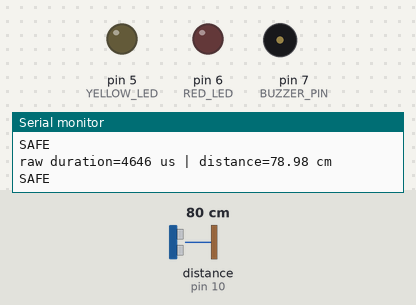
This sketch was run on a simulated Arduino Uno, built with avr-gcc and run on an emulated ATmega328P. Parts: output pins drawn as LEDs (lit = HIGH), buzzer (waves = sounding), the last lines printed to the serial monitor. Wiring (inferred from the names in the program): ultrasonic range finder: trigger pin 9; echo pin 10. Inputs (shaded band) come from the test bench; at power-on: distance to the obstacle (sensor on pin 10) 80 cm. The echo pulse lasts 58.3 µs per cm; pins used as bus, display or sensor lines are not drawn.

Above: at 1.2 s.
1.3 s: distance to the obstacle (sensor on pin 10) set to 53 cm
4.3 s: distance to the obstacle (sensor on pin 10) set to 46 cm
At 4.7 s:
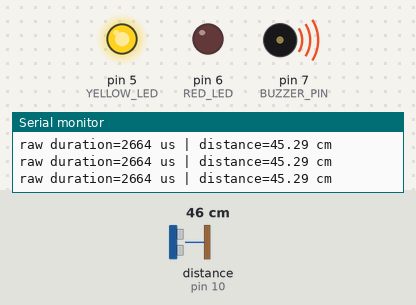
7.3 s: distance to the obstacle (sensor on pin 10) set to 23 cm
10.3 s: distance to the obstacle (sensor on pin 10) set to 18 cm
At 10.62 s:
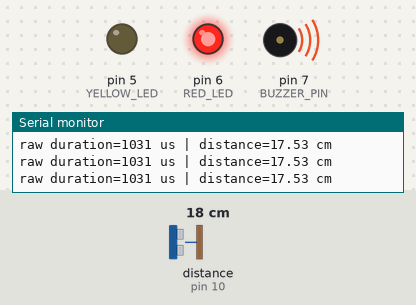
13.3 s: distance to the obstacle (sensor on pin 10) set to 35 cm
At 13.5 s:
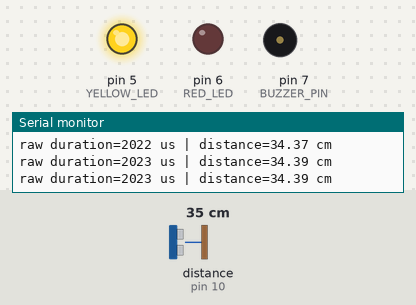
16.3 s: distance to the obstacle (sensor on pin 10) set to 60 cm
At 17.5 s:
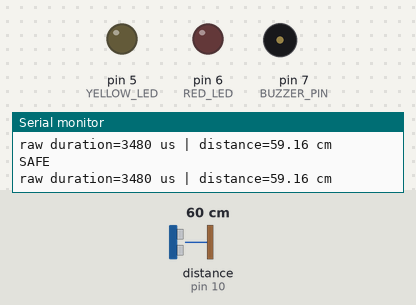
Timing chart, 0 to 18.8 s (numbered marks = the images above; inputs shaded):
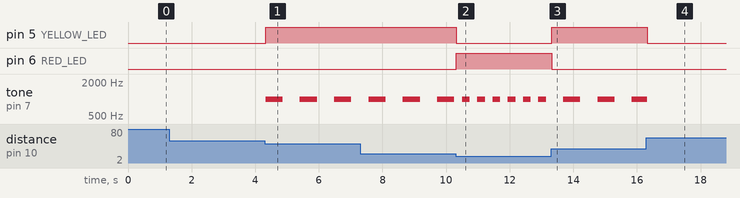

The sketch:

Ultrasonic_Parking_Sensor.ino
```cpp
// Pin Assignments
const int TRIG_PIN   = 9;
const int ECHO_PIN   = 10;
const int YELLOW_LED = 5;
const int RED_LED    = 6;
const int BUZZER_PIN = 7;

unsigned long prevBlinkMillis = 0;
unsigned long prevPingMillis  = 0;
const long pingInterval       = 60;
bool alertState               = false;

void setup() {
  pinMode(TRIG_PIN, OUTPUT);
  pinMode(ECHO_PIN, INPUT);
  pinMode(YELLOW_LED, OUTPUT);
  pinMode(RED_LED, OUTPUT);
  pinMode(BUZZER_PIN, OUTPUT);
  Serial.begin(9600);
  digitalWrite(TRIG_PIN, LOW); // ensure known starting state
  delay(50);
}

void loop() {
  unsigned long currentMillis = millis();

  if (currentMillis - prevPingMillis >= pingInterval) {
    prevPingMillis = currentMillis;

    digitalWrite(TRIG_PIN, LOW);
    delayMicroseconds(2);
    digitalWrite(TRIG_PIN, HIGH);
    delayMicroseconds(10);
    digitalWrite(TRIG_PIN, LOW);

    long duration = pulseIn(ECHO_PIN, HIGH, 30000);
    float distance = (duration * 0.034) / 2.0;

    // --- DEBUG LINE: remove once confirmed working ---
    Serial.print("raw duration="); Serial.print(duration);
    Serial.print(" us | distance="); Serial.print(distance);
    Serial.println(" cm");

    if (duration == 0) {
      // No echo at all — this is a wiring/placement issue, NOT a "safe" reading
      Serial.println("NO ECHO - check Trig/Echo wiring or move obstacle closer in simulator");
      digitalWrite(YELLOW_LED, LOW);
      digitalWrite(RED_LED, LOW);
      noTone(BUZZER_PIN);
    }
    else if (distance > 50.0) {
      Serial.println("SAFE");
      digitalWrite(YELLOW_LED, LOW);
      digitalWrite(RED_LED, LOW);
      noTone(BUZZER_PIN);
    }
    else if (distance >= 20.0 && distance <= 50.0) {
      digitalWrite(YELLOW_LED, HIGH);
      digitalWrite(RED_LED, LOW);
      handleBeep(currentMillis, 500);
    }
    else if (distance >= 10.0 && distance < 20.0) {
      digitalWrite(YELLOW_LED, LOW);
      digitalWrite(RED_LED, HIGH);
      handleBeep(currentMillis, 200);
    }
    else if (distance < 10.0) {
      handleRapidAlert(currentMillis);
    }
  }
}

void handleBeep(unsigned long currentMillis, long interval) {
  if (currentMillis - prevBlinkMillis >= interval) {
    prevBlinkMillis = currentMillis;
    alertState = !alertState;
    if (alertState) tone(BUZZER_PIN, 1000);
    else noTone(BUZZER_PIN);
  }
}

void handleRapidAlert(unsigned long currentMillis) {
  tone(BUZZER_PIN, 1000);
  if (currentMillis - prevBlinkMillis >= 100) {
    prevBlinkMillis = currentMillis;
    alertState = !alertState;
    digitalWrite(YELLOW_LED, alertState);
    digitalWrite(RED_LED, !alertState);
  }
}
```

Measured:
- the behaviour switches between 51 and 50 cm on distance to the obstacle (sensor on pin 10) (found by bisection; images 0 and 1)
- the behaviour switches between 21 and 20 cm on distance to the obstacle (sensor on pin 10) (found by bisection; images 1 and 2)
- after the input at 4.3 s, pin 5 (YELLOW_LED): LOW → HIGH at once; tone on pin 7 (BUZZER_PIN): alternates 1000 Hz for 0.54 s and silent for 0.54 s, starting at once
- after the input at 10.3 s, pin 5 (YELLOW_LED): HIGH → LOW at once; pin 6 (RED_LED): LOW → HIGH at once; tone on pin 7 (BUZZER_PIN): alternates 1000 Hz for 0.24 s and silent for 0.24 s, starting after 0.20 s
- after the input at 13.3 s, pin 5 (YELLOW_LED): LOW → HIGH at once; pin 6 (RED_LED): HIGH → LOW at once; tone on pin 7 (BUZZER_PIN): alternates 1000 Hz for 0.54 s and silent for 0.54 s, starting after 0.38 s
- after the input at 16.3 s, pin 5 (YELLOW_LED): HIGH → LOW at once
